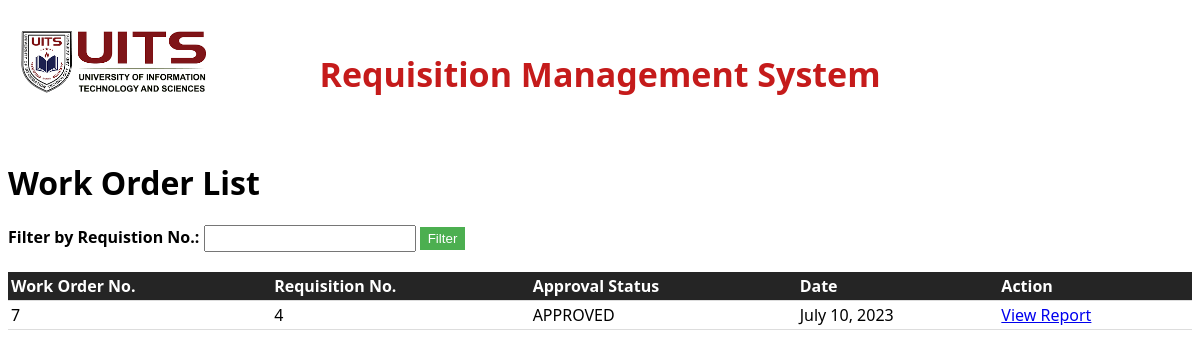
The app's page /workorder/list/ with its own data.
### apps/models.py (models this page shows)
class Workorder(models.Model):
    workorder_no = models.AutoField(primary_key=True)
    requisition = models.CharField(max_length=100)
    approval_status = models.CharField(max_length=100)
    date = models.DateField()

### apps/views.py (the view)
# urls.py: path('workorder/list/', views.workorder_list, name='workorder_list'),
def workorder_list(request):
    workorders = Workorder.objects.all()
    requisition_no = request.GET.get('requisition_no')
    if requisition_no:
        workorders = Workorder.objects.filter(requisition=requisition_no)
    else:
        workorders = Workorder.objects.all()
    return render(request, 'workorder_list.html', {'workorders': workorders})

### apps/templates/workorder_list.html (shortened to what this page needs)
<!DOCTYPE html>
<html>
<head>
</head>
<body>
    <div class="banner">
        <h1>Requisition Management System</h1>
        <div class="logo">
            <img src="/static/images/logo.png" alt="Logo">
        </div>
        </div>
    <h1>Work Order List</h1>
    <form class="filter-form" method="get">
        <label for="username-filter">Filter by Requistion No.:</label>
        <input type="text" id="username-filter" name="requisition_no">
        <input type="submit" value="Filter">
    </form>
    {% if workorders %}
    <table>
        <thead>
            <tr>
                <th>Work Order No.</th>
                <th>Requisition No.</th>
                <th>Approval Status</th>
                <th>Date</th>
                <th>Action</th>
            </tr>
        </thead>
        <tbody>
            {% for requisition in workorders %}
                <tr>
                    <td>{{ requisition.workorder_no }}</td>
                    <td>{{ requisition.requisition }}</td>
                    <td>{{ requisition.approval_status }}</td>
                    <td>{{ requisition.date }}</td>
                    <td><a href="{% url 'report' requisition.requisition %}" target="_blank">View Report</a></td>
                </tr>
            {% endfor %}
        </tbody>
    </table>
    {% else %}
        <p class="empty-message">No requisitions found.</p>
    {% endif %}
</body>
</html>

### apps/templates/workorder_list.html (style rules this page uses)
body { font-family: 'Segoe UI', Tahoma, Geneva, Verdana, sans-serif; }
table { border-collapse: collapse; width: 100%; }
th, td { padding: 3px; text-align: left; border-bottom: 1px solid #ddd; }
th { background-color: #252525; color: white; }
.banner { background-color: white; padding: 20px; text-align: center; }
.banner h1 { color: #c51b1b; font-size: 34px; }
.banner .logo img { width: 190px; height: auto; margin-top: 20px; }
.logo { position: absolute; top: 10px; left: 20px; }
.filter-form { margin-bottom: 20px; }
.filter-form label { font-weight: bold; }
.filter-form input[type="text"] { padding: 4px; width: 200px; }
.filter-form input[type="submit"] { padding: 4px 8px; background-color: #4CAF50; color: white; border: none; cursor: pointer; }

### records on screen
Workorder: workorder_no "7", requisition "4", approval_status "APPROVED", date "July 10, 2023"
